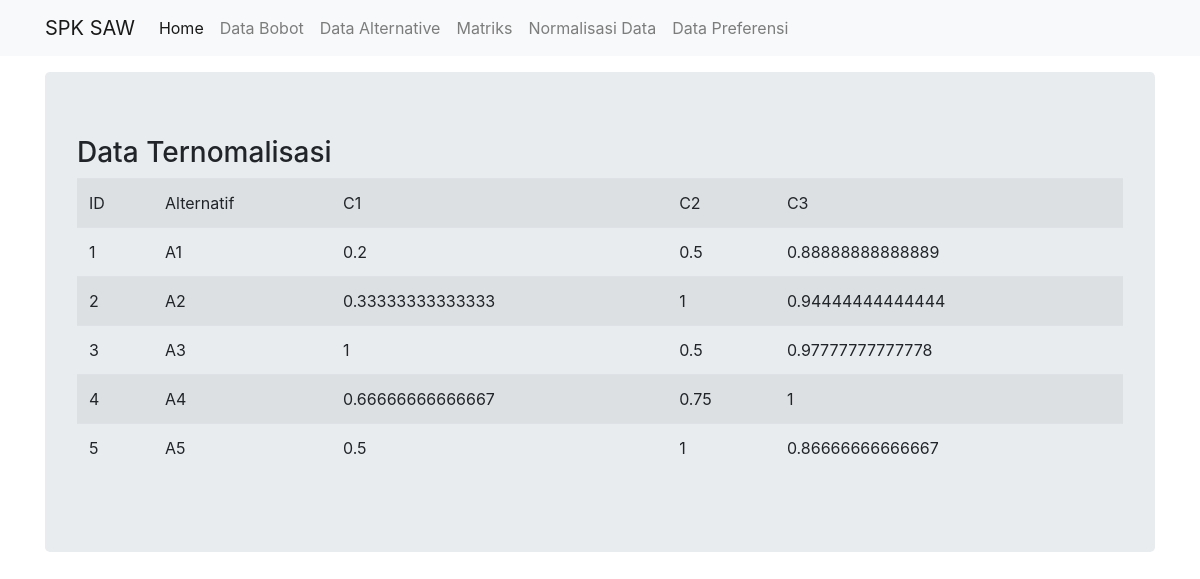
The page /NormalisasiData.php on the database its author committed.
### tables this page shows
CREATE TABLE `tb_alternative` (
  `id` int(11) NOT NULL,
  `alternative` varchar(30) NOT NULL,
  `c1` int(11) NOT NULL,
  `c2` int(11) NOT NULL,
  `c3` int(11) NOT NULL
);

### NormalisasiData.php (the view, shortened to what this page needs)
<!DOCTYPE html>
<html lang="en">
<head>
    <link rel="stylesheet" href="https://stackpath.bootstrapcdn.com/bootstrap/4.4.1/css/bootstrap.min.css">
</head>
<body>
    <?php
    include 'connection.php';
    include 'Navigasi.php';
    ?>
    <div class="container">
        <div class="jumbotron mt-3">
        <table class="table table-striped">
                <tr>
                    <td>ID</td>
                    <td>Alternatif</td>
                    <td>C1</td>
                    <td>C2</td>
                    <td>C3</td>
                </tr>
                <?php
                echo "<h3>Data Ternomalisasi</h3>";
                $attribute = mysqli_query($conn, "SELECT min(c1) as min1, max(c2) as max1, max(c3) as max2 from tb_alternative");
                $atr = mysqli_fetch_array($attribute);
                $sql2 = mysqli_query($conn, "SELECT * from tb_alternative");
                while ($r2 = mysqli_fetch_array($sql2, MYSQLI_ASSOC)) {
                ?>
                    <tr>
                        <td><?php echo $r2['id'] ?></td>
                        <td><?php echo $r2['alternative'] ?></td>
                        <td><?php echo ($atr['min1'] / $r2['c1']) ?></td>
                        <td><?php echo ($r2['c2'] / $atr['max1']) ?></td>
                        <td><?php echo ($r2['c3'] / $atr['max2']) ?></td>
                    </tr>
                <?php
                }
                ?>
            </table>
        </div>
    </div>
</body>
</html>

### rows shown on the page
tb_alternative: id "1", alternative "A1", c1 "0.2", max1 "0.5", max2 "0.88888888888889"
tb_alternative: id "2", alternative "A2", c1 "0.33333333333333", max1 "1", max2 "0.94444444444444"
tb_alternative: id "3", alternative "A3", c1 "1", max1 "0.5", max2 "0.97777777777778"
tb_alternative: id "4", alternative "A4", c1 "0.66666666666667", max1 "0.75", max2 "1"
tb_alternative: id "5", alternative "A5", c1 "0.5", max1 "1", max2 "0.86666666666667"
